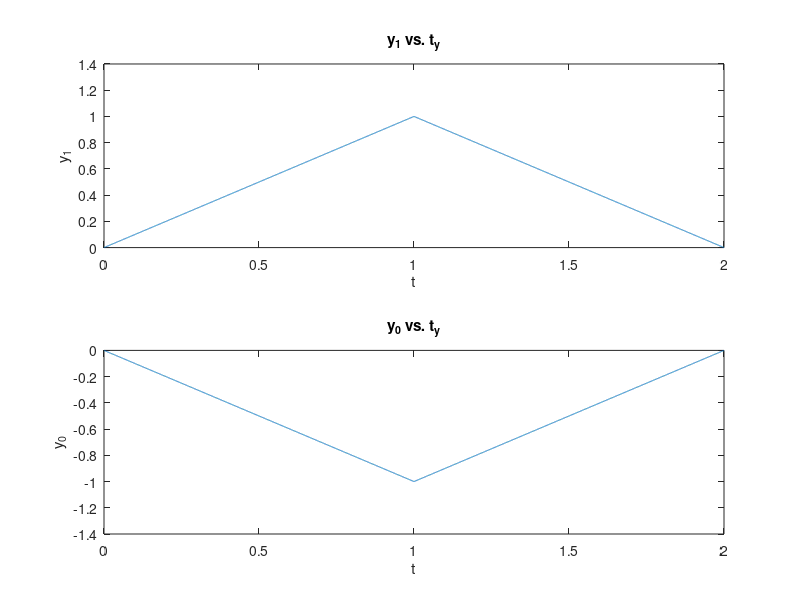

MATLAB code to generate this figure:
% FILE: Ex1.m
% NAME: Tianning Li
% DESCRIPTION: Convolution of Two Signals

% Clear all variables and close all windows
clear all; close all; clc;

Fs = 8000;
n=@(t) Fs*t+1;
x1 = ones(n(1),1);
x0 = -1*x1;
y1 = conv(x1,x1)/Fs;
y0 = conv(x1,x0)/Fs;
t_y = (0:length(y1) - 1) * (1/Fs);

figure;
subplot(2,1,1);
plot(t_y,y1);
xlabel('t');
ylabel('y_1');
title('y_1 vs. t_y');
subplot(2,1,2);
plot(t_y,y0);
xlabel('t');
ylabel('y_0');
title('y_0 vs. t_y');
